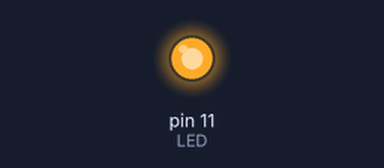
Simulated run of this sketch. Board: Arduino Uno, built with avr-gcc and run on an emulated ATmega328P. Parts: output pins drawn as LEDs (lit = HIGH).

Above: at 7.5 s.
At 51.0 s:
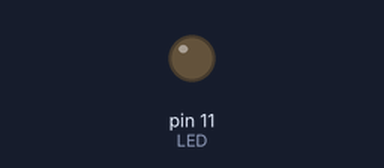
Timing chart, 0 to 67.6 s (numbered marks = the images above):
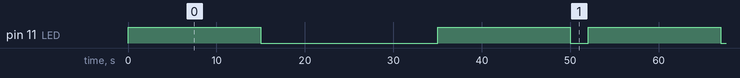

Measured:
- by itself, pin 11 (LED): repeats every 52.0 s: LOW 20.0 s, HIGH 15.0 s, LOW 2.0 s, HIGH 15.0 s
- by itself, everything shown: repeats every 52.0 s, in 4 steps

The sketch:

taller2.ino
```cpp
//Integrantes del grupo:
//Santiago Polanco
//Fabian Carvajal
int LED = 11;

void setup() {
  pinMode(LED, OUTPUT);
}

void loop() {

    digitalWrite(LED, HIGH);
    delay(15000);
    digitalWrite(LED, LOW);
    delay(20000);
    digitalWrite(LED, HIGH);
    delay(15000);
    digitalWrite(LED, LOW);
    delay(2000);

}
```
